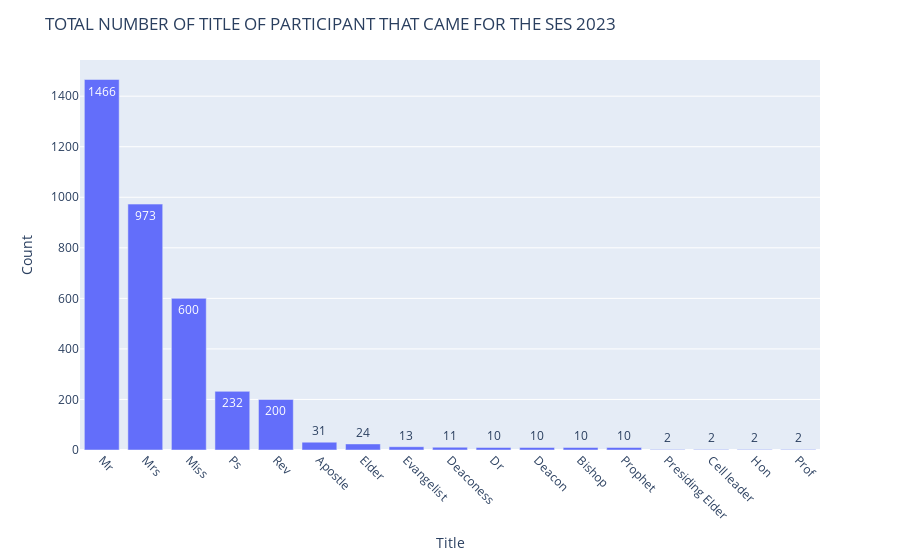

Source (notebook cell):
### Code cell
# Calculate title counts
Total_title = ses23['Title'].value_counts()

# Sort in descending order
Total_title = Total_title.sort_values(ascending=False)

# Create the plot
fig = px.bar(x=Total_title.index, y=Total_title.values, text=Total_title.values,)

# Customize the plot
fig.update_layout(title='TOTAL NUMBER OF TITLE OF PARTICIPANT THAT CAME FOR THE SES 2023',
                  xaxis_title='Title',
                  yaxis_title='Count',
                  xaxis={'tickangle': 45})

# Show the plot
fig.show()

### Figure 1 — Plotly figure (JSON) as saved in the notebook; plotly's stock layout.template omitted (floating-point values rounded to 4 significant figures)
{"data": [{"alignmentgroup": "True", "hovertemplate": "x=%{x}<br>y=%{y}<br>text=%{text}<extra></extra>", "legendgroup": "", "marker": {"color": "#636efa", "pattern": {"shape": ""}}, "name": "", "offsetgroup": "", "orientation": "v", "showlegend": false, "text": [1466, 973, 600, 232, 200, 31, 24, 13, 11, 10, 10, 10, 10, 2, 2, 2, 2], "textposition": "auto", "type": "bar", "x": ["Mr", "Mrs", "Miss", "Ps", "Rev", "Apostle", "Elder", "Evangelist", "Deaconess", "Dr", "Deacon", "Bishop", "Prophet", "Presiding Elder", "Cell leader", "Hon", "Prof"], "xaxis": "x", "y": [1466, 973, 600, 232, 200, 31, 24, 13, 11, 10, 10, 10, 10, 2, 2, 2, 2], "yaxis": "y"}], "layout": {"barmode": "relative", "legend": {"tracegroupgap": 0}, "margin": {"t": 60}, "title": {"text": "TOTAL NUMBER OF TITLE OF PARTICIPANT THAT CAME FOR THE SES 2023"}, "xaxis": {"anchor": "y", "domain": [0, 1], "tickangle": 45, "title": {"text": "Title"}}, "yaxis": {"anchor": "x", "domain": [0, 1], "title": {"text": "Count"}}}}
